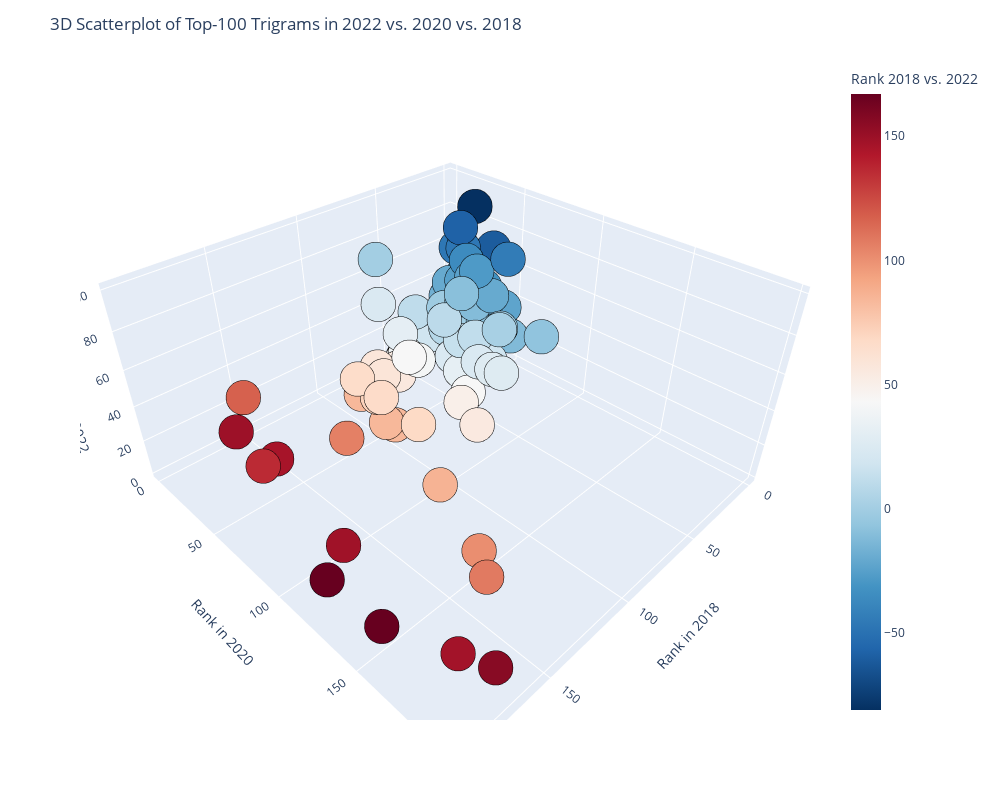

Notebook code for this chart:
### Code cell
import plotly.express as px

# Calculate the rank difference and filter the DataFrame to include only the top 100 trigrams
table_rank['Rank 2018 vs. 2022'] = table_rank['2018'] - table_rank['2022']
table_filtered = table_rank.head(100)

# Create the 3D scatterplot
fig = px.scatter_3d(
    table_filtered,
    x='2018',
    y='2020',
    z='2022',
    color='Rank 2018 vs. 2022',
    hover_name='Trigram',
    color_continuous_scale='RdBu_r',
    width=1000,
    height=800
)

# Set the axis labels and title
fig.update_traces(
    marker=dict(
        size=12,
        color=table_filtered['Rank 2018 vs. 2022'],
        colorscale='RdBu_r',
        colorbar=dict(title='Rank Difference'),
        line=dict(width=0.5, color='Black')
    ),
    text=table_filtered['Trigram'],
    textposition='top center'
)

fig.update_layout(
    scene=dict(
        xaxis_title='Rank in 2018',
        yaxis_title='Rank in 2020',
        zaxis_title='Rank in 2022'
    ),
    title='3D Scatterplot of Top-100 Trigrams in 2022 vs. 2020 vs. 2018'
)

# Show the scatterplot
fig.show()
py.plot(fig, filename = 'scatterplot_2D', auto_open=True)

### Figure 1 — Plotly figure (JSON) as saved in the notebook; plotly's stock layout.template omitted (floating-point values rounded to 4 significant figures)
{"data": [{"hovertemplate": "<b>%{hovertext}</b><br><br>2018=%{x}<br>2020=%{y}<br>2022=%{z}<br>Rank 2018 vs. 2022=%{marker.color}<extra></extra>", "hovertext": ["graph neural network", "deep neural network", "deep reinforcement learning", "convolutional neural network", "multiple input multiple (output)", "generative adversarial network", "natural language processing", "3d object detection", "bidirectional encoder representation (transformer)", "massive multiple input", "pre-trained language model", "unmanned aerial vehicle", "multi-agent reinforcement learning", "large language model", "simultaneous localization mapping", "spiking neural network", "automatic speech recognition", "named entity recognition", "deep learning model", "neural machine translation", "neural architecture search", "graph convolutional network", "machine learning model", "unsupervised domain adaptation", "neural radiance field", "offline reinforcement learning", "3d point cloud", "graphic processing unit", "model predictive control", "multiple output system", "visual question answering", "recurrent neural network", "medical image segmentation", "physics-informed neural network", "explainable artificial intelligence", "stochastic gradient descent", "time series forecasting", "human pose estimation", "markov decision process", "deep learning approach", "neural network training", "graph representation learning", "systematic literature review", "causal language interpretation (generation)", "channel state information", "fake news detection", "reinforcement learning approach", "reconfigurable intelligent surface", "non-orthogonal multiple access", "monocular depth estimation", "pretrained language model", "salient object detection", "natural language understanding", "partial differential equation", "electronic health record", "multivariate time series", "ordinary differential equation", "remote sensing image", "red green blue", "object pose estimation", "artificial neural network", "support vector machine", "facial expression recognition", "long short-term memory", "3d human pose", "click-through rate prediction", "natural language inference", "machine learning approach", "cell-free massive multiple", "human activity recognition", "neural network inference", "natural language generation", "integrated sensing communication", "magnetic resonance imaging", "neural network model", "graph contrastive learning", "neural network accelerator", "intrusion detection system", "high performance computing", "knowledge graph completion", "scene graph generation", "speech emotion recognition", "video object segmentation", "application programming interface", "synthetic aperture radar", "spoken language understanding", "personalized federated learning", "machine learning algorithm", "field-programmable gate array", "inverse reinforcement learning", "hate speech detection", "deep convolutional neural", "image quality assessment", "language processing model", "monocular 3d object", "radio access network", "neural ordinary differential", "point cloud registration", "video anomaly detection", "model-based reinforcement learning"], "legendgroup": "", "marker": {"color": [43, 0, 1, -3, 0, -3, 7, 84, 149, -2, 146, -3, 44, 156, 1, 40, 24, 4, 6, -13, 29, 2, 53, 18, 167, 167, 7, -10, -12, -15, -10, -26, 32, 148, 106, -17, 84, -2, -13, -20, -3, 64, 56, 147, -8, 84, -1, 117, -37, 14, 136, 11, 31, 43, -2, 58, 41, -23, -32, 18, -22, -39, -12, -54, -20, 72, -18, -25, 24, -11, -3, 10, 108, -61, -47, 101, 12, -20, -47, 59, 50, -7, -36, -24, 2, -9, 86, 24, -58, -28, 43, -81, 27, 66, 55, -44, 67, 27, 68, 0], "coloraxis": "coloraxis", "colorbar": {"title": {"text": "Rank Difference"}}, "colorscale": [[0, "rgb(5,48,97)"], [0.1, "rgb(33,102,172)"], [0.2, "rgb(67,147,195)"], [0.3, "rgb(146,197,222)"], [0.4, "rgb(209,229,240)"], [0.5, "rgb(247,247,247)"], [0.6, "rgb(253,219,199)"], [0.7, "rgb(244,165,130)"], [0.8, "rgb(214,96,77)"], [0.9, "rgb(178,24,43)"], [1, "rgb(103,0,31)"]], "line": {"color": "Black", "width": 0.5}, "size": 12, "symbol": "circle"}, "mode": "markers", "name": "", "scene": "scene", "showlegend": false, "text": ["graph neural network", "deep neural network", "deep reinforcement learning", "convolutional neural network", "multiple input multiple (output)", "generative adversarial network", "natural language processing", "3d object detection", "bidirectional encoder representation (transformer)", "massive multiple input", "pre-trained language model", "unmanned aerial vehicle", "multi-agent reinforcement learning", "large language model", "simultaneous localization mapping", "spiking neural network", "automatic speech recognition", "named entity recognition", "deep learning model", "neural machine translation", "neural architecture search", "graph convolutional network", "machine learning model", "unsupervised domain adaptation", "neural radiance field", "offline reinforcement learning", "3d point cloud", "graphic processing unit", "model predictive control", "multiple output system", "visual question answering", "recurrent neural network", "medical image segmentation", "physics-informed neural network", "explainable artificial intelligence", "stochastic gradient descent", "time series forecasting", "human pose estimation", "markov decision process", "deep learning approach", "neural network training", "graph representation learning", "systematic literature review", "causal language interpretation (generation)", "channel state information", "fake news detection", "reinforcement learning approach", "reconfigurable intelligent surface", "non-orthogonal multiple access", "monocular depth estimation", "pretrained language model", "salient object detection", "natural language understanding", "partial differential equation", "electronic health record", "multivariate time series", "ordinary differential equation", "remote sensing image", "red green blue", "object pose estimation", "artificial neural network", "support vector machine", "facial expression recognition", "long short-term memory", "3d human pose", "click-through rate prediction", "natural language inference", "machine learning approach", "cell-free massive multiple", "human activity recognition", "neural network inference", "natural language generation", "integrated sensing communication", "magnetic resonance imaging", "neural network model", "graph contrastive learning", "neural network accelerator", "intrusion detection system", "high performance computing", "knowledge graph completion", "scene graph generation", "speech emotion recognition", "video object segmentation", "application programming interface", "synthetic aperture radar", "spoken language understanding", "personalized federated learning", "machine learning algorithm", "field-programmable gate array", "inverse reinforcement learning", "hate speech detection", "deep convolutional neural", "image quality assessment", "language processing model", "monocular 3d object", "radio access network", "neural ordinary differential", "point cloud registration", "video anomaly detection", "model-based reinforcement learning"], "textposition": "top center", "type": "scatter3d", "x": [44, 2, 4, 1, 5, 3, 14, 92, 158, 8, 157, 9, 57, 170, 16, 56, 41, 22, 25, 7, 50, 24, 76, 42, 192, 193, 34, 18, 17, 15, 21, 6, 65, 182, 141, 19, 121, 36, 26, 20, 38, 106, 99, 191, 37, 130, 46, 165, 12, 64, 187, 63, 84, 97, 53, 114, 98, 35, 27, 78, 39, 23, 51, 10, 45, 138, 49, 43, 93, 59, 68, 82, 181, 13, 28, 177, 89, 58, 32, 139, 131, 75, 47, 60, 87, 77, 173, 112, 31, 62, 134, 11, 120, 160, 150, 52, 164, 125, 167, 100], "y": [4, 2, 3, 1, 7, 5, 9, 24, 6, 14, 40, 13, 19, 193, 22, 20, 42, 16, 18, 8, 12, 11, 36, 25, 158, 128, 30, 23, 63, 43, 26, 10, 72, 125, 76, 15, 86, 31, 35, 27, 33, 55, 64, 195, 61, 91, 46, 34, 21, 71, 83, 37, 49, 108, 48, 67, 77, 73, 52, 103, 50, 39, 59, 17, 44, 96, 62, 51, 110, 75, 100, 78, 197, 45, 32, 190, 104, 85, 41, 102, 137, 129, 58, 74, 116, 84, 169, 68, 38, 79, 112, 29, 142, 113, 163, 89, 131, 151, 153, 53], "z": [1, 2, 3, 4, 5, 6, 7, 8, 9, 10, 11, 12, 13, 14, 15, 16, 17, 18, 19, 20, 21, 22, 23, 24, 25, 26, 27, 28, 29, 30, 31, 32, 33, 34, 35, 36, 37, 38, 39, 40, 41, 42, 43, 44, 45, 46, 47, 48, 49, 50, 51, 52, 53, 54, 55, 56, 57, 58, 59, 60, 61, 62, 63, 64, 65, 66, 67, 68, 69, 70, 71, 72, 73, 74, 75, 76, 77, 78, 79, 80, 81, 82, 83, 84, 85, 86, 87, 88, 89, 90, 91, 92, 93, 94, 95, 96, 97, 98, 99, 100]}], "layout": {"coloraxis": {"colorbar": {"title": {"text": "Rank 2018 vs. 2022"}}, "colorscale": [[0, "rgb(5,48,97)"], [0.1, "rgb(33,102,172)"], [0.2, "rgb(67,147,195)"], [0.3, "rgb(146,197,222)"], [0.4, "rgb(209,229,240)"], [0.5, "rgb(247,247,247)"], [0.6, "rgb(253,219,199)"], [0.7, "rgb(244,165,130)"], [0.8, "rgb(214,96,77)"], [0.9, "rgb(178,24,43)"], [1, "rgb(103,0,31)"]]}, "height": 800, "legend": {"tracegroupgap": 0}, "margin": {"t": 60}, "scene": {"domain": {"x": [0, 1], "y": [0, 1]}, "xaxis": {"title": {"text": "Rank in 2018"}}, "yaxis": {"title": {"text": "Rank in 2020"}}, "zaxis": {"title": {"text": "Rank in 2022"}}}, "title": {"text": "3D Scatterplot of Top-100 Trigrams in 2022 vs. 2020 vs. 2018"}, "width": 1000}}
